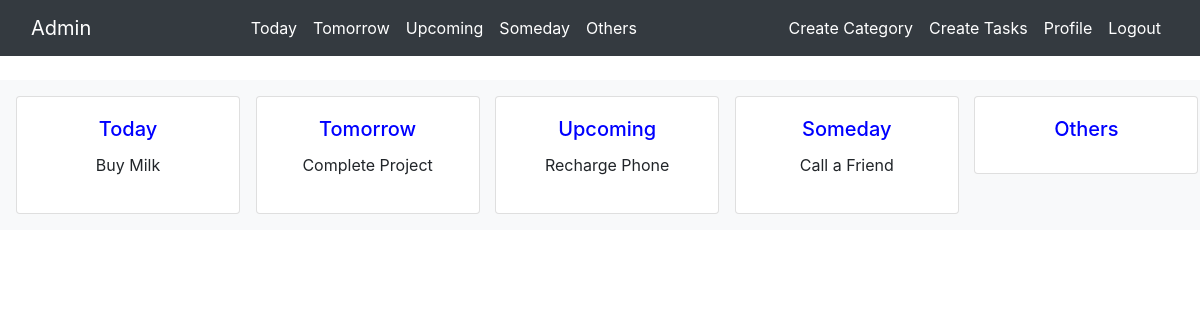
The app's page /profile (signed in) with its own data.
### notebook/models.py (models this page shows, shortened)
class MainCategory(models.Model):
	category=models.CharField(max_length=30)
	category_creator=models.ForeignKey(User,on_delete=models.CASCADE)
	def __str__(self):
		return self.category

class Tasks(models.Model):
	task=models.CharField(max_length=40)
	task_category=models.ForeignKey(MainCategory,on_delete=models.CASCADE)
	task_creator=models.ForeignKey(User,on_delete=models.CASCADE)
	task_status=models.BooleanField(default=False)
	priority_list=[
	(1,'Important and Urgent'),
	(2,'Urgent'),
	(3,'Important'),
	(4,'Not Important Nor Urgent')
	]
	task_priority=models.IntegerField(choices=priority_list,default=4)
	def __str__(self):
		return self.task

### notebook/views.py (the view)
# urls.py: path('profile',views.profile,name='profile'),
@login_required
def profile(request):
	nav=MainCategory.objects.filter(category_creator=request.user).all()
	context={'nav':nav}
	return render(request,'notebook/profile.html',context)

### notebook/templates/notebook/profile.html (shortened to what this page needs)
{% extends 'notebook/base.html' %}
{% load static %}
{% block content %}
<br>
	<div class="row p-3 mb-2 bg-light">
		{% for c in nav %}
			<div class="col">
				<div class="card" style="width: 14rem;">
					<div id ="{{c.id}}" class="card-body text-center">
						<h5 style="color:Blue" class="card-title text-center">{{c}}</h5>
						{% for t in c.tasks_set.all %}
							<p id ="{{t.id}}" value="{{t.id}}" class="item" draggable="true" class=" btn-outline-dark">{{t}}</p>
						{% endfor %}
					</div>
				</div>
			</div>
		{% endfor %}
	</div>
	{% endblock %}>

### notebook/templates/notebook/base.html (shortened to what this page needs)
<!doctype html>
<html lang="en">
  <head>
    <link rel="stylesheet" href="https://stackpath.bootstrapcdn.com/bootstrap/4.5.0/css/bootstrap.min.css">
  </head>
  <body>
    <nav class="navbar navbar-expand-md navbar-dark bg-dark sticky-top">
      <div class="container-fluid ">
        {% if user.username%}
        <a class="navbar-brand" href="{% url 'home' %}">{{user.username}}</a>
        {% else %}
        <a class="navbar-brand" href="{% url 'index' %}">My NoteBook</a>
        {% endif %}
        <ul class="navbar-nav ">
          {% block body %}
          {% for elements in nav %}
          <li class="navbar-item">
            <a class="nav-link active" href="{% url 'category-details' pk=elements.pk %}"> {{elements.category}}</a>
          </li>
          {% endfor %}
          {% endblock %}
    </ul>
    <ul class="navbar-nav ">
      {% if user.is_authenticated %}
        <li class="navbar-item active">
          <a class="nav-link" href="{% url 'create_category' %}">Create Category</a>
        </li>
        <li class="navbar-item active">
        <a class="nav-link" href="{% url 'create_task' %}">Create Tasks</a>
      </li>
      <li class="navbar-item active">
        <a class="nav-link" href="{% url 'profile' %}">Profile</a>
      </li>
      <li class="navbar-item active">
        <a class="nav-link" href="{% url 'logout' %}">Logout</a>
      </li>
    {% endif %}
  </ul>
</div>
</nav>
{% block content %}
{% endblock %}
</body>
</html>

### records on screen
MainCategory: category "Today"
MainCategory: category "Tomorrow"
MainCategory: category "Upcoming"
MainCategory: category "Someday"
MainCategory: category "Others"
Tasks: {{ t.id }} 1 (drawn), task "Buy Milk"
Tasks: {{ t.id }} 2 (drawn), task "Complete Project"
Tasks: {{ t.id }} 3 (drawn), task "Recharge Phone"
Tasks: {{ t.id }} 4 (drawn), task "Call a Friend"

### other values on screen
{{ user.username }} "Admin"
